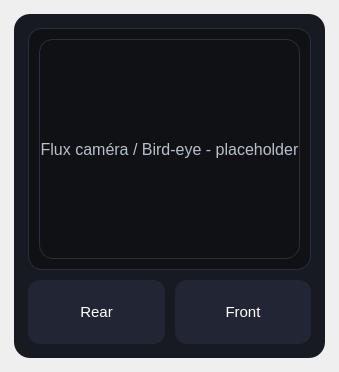
<?xml version="1.0" encoding="UTF-8"?>
<ui version="4.0">
 <class>CameraPage</class>
 <widget class="QWidget" name="CameraPage">
  <property name="geometry">
   <rect>
    <x>0</x>
    <y>0</y>
    <width>338</width>
    <height>372</height>
   </rect>
  </property>
  <layout class="QVBoxLayout" name="verticalLayout">
   <property name="leftMargin">
    <number>14</number>
   </property>
   <property name="topMargin">
    <number>14</number>
   </property>
   <property name="rightMargin">
    <number>14</number>
   </property>
   <property name="bottomMargin">
    <number>14</number>
   </property>
   <item>
    <widget class="QFrame" name="frame">
     <property name="styleSheet">
      <string notr="true">
QFrame{background:#171a21;border-radius:16px;}
QLabel{color:white;}
QPushButton{height:48px;border-radius:12px;color:white;background:#222634;font-size:15px;padding:8px;}
QPushButton:pressed{background:#2d3245;}
      </string>
     </property>
     <layout class="QVBoxLayout" name="layoutInner">
      <property name="spacing">
       <number>10</number>
      </property>
      <property name="leftMargin">
       <number>14</number>
      </property>
      <property name="topMargin">
       <number>14</number>
      </property>
      <property name="rightMargin">
       <number>14</number>
      </property>
      <property name="bottomMargin">
       <number>14</number>
      </property>
      <item>
       <widget class="QFrame" name="videoPlaceholder">
        <property name="styleSheet">
         <string notr="true">QFrame{background:#0f1115;border-radius:14px;border:1px solid #2a2f3a;}</string>
        </property>
        <layout class="QVBoxLayout" name="videoLayout">
         <property name="spacing">
          <number>6</number>
         </property>
         <property name="leftMargin">
          <number>10</number>
         </property>
         <property name="topMargin">
          <number>10</number>
         </property>
         <property name="rightMargin">
          <number>10</number>
         </property>
         <property name="bottomMargin">
          <number>10</number>
         </property>
         <item>
          <widget class="QLabel" name="lblVideo">
           <property name="styleSheet">
            <string notr="true">QLabel{color:#b8c0cc;font-size:16px;}</string>
           </property>
           <property name="text">
            <string>Flux caméra / Bird-eye - placeholder</string>
           </property>
           <property name="alignment">
            <set>Qt::AlignmentFlag::AlignCenter</set>
           </property>
          </widget>
         </item>
        </layout>
       </widget>
      </item>
      <item>
       <layout class="QHBoxLayout" name="rowButtons">
        <property name="spacing">
         <number>10</number>
        </property>
        <item>
         <widget class="QPushButton" name="btnRear">
          <property name="text">
           <string>Rear</string>
          </property>
         </widget>
        </item>
        <item>
         <widget class="QPushButton" name="btnFront">
          <property name="text">
           <string>Front</string>
          </property>
         </widget>
        </item>
       </layout>
      </item>
     </layout>
    </widget>
   </item>
  </layout>
 </widget>
 <resources/>
 <connections/>
</ui>
